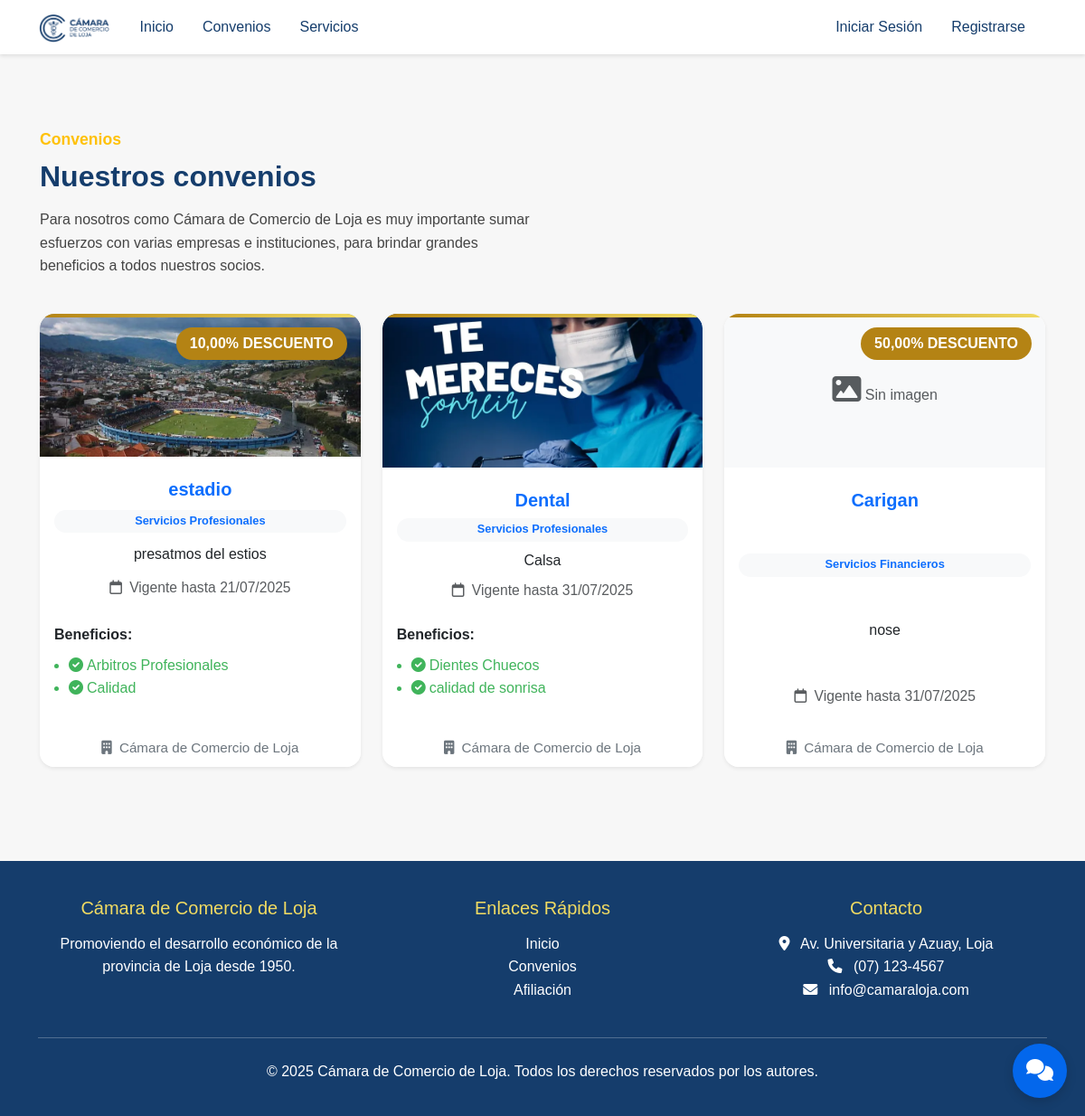
Screenshot of /convenios/ with the database file from the repository.
### camara/models.py (models this page shows, shortened)
class Convenio(models.Model):
    CATEGORIA_CHOICES = [
        ('financieros', 'Servicios Financieros'),
        ('turismo', 'Turismo y Hotelería'),
        ('profesionales', 'Servicios Profesionales'),
        ('graficos', 'Servicios Gráficos'),
    ]
    nombre = models.CharField(max_length=255)
    descripcion = models.TextField(null=True, blank=True)
    imagen = models.ImageField(upload_to='convenios/', null=True, blank=True)
    fecha_fin = models.DateField(null=True, blank=True)
    categoria = models.CharField(
        max_length=20,
        choices=CATEGORIA_CHOICES,
        default='financieros'
    )
    tiene_descuento = models.BooleanField(default=False)  # Nuevo campo
    porcentaje_descuento = models.DecimalField(max_digits=5, decimal_places=2, null=True, blank=True)  # Nuevo campo

class Beneficio(models.Model):
    convenio = models.ForeignKey(Convenio, on_delete=models.SET_NULL, null=True)
    descripcion = models.TextField(null=True, blank=True)

### camara/views.py (the view)
# urls.py: path('convenios/', views.convenios, name='convenios'),
def convenios(request):
    convenios = Convenio.objects.all()
    return render(request, 'vista_publica/convenios.html', {'convenios': convenios})

### camara/template/vista_publica/convenios.html (shortened to what this page needs)
{% extends "master.html" %}
{% load static %}
{% block content %}
<div class="container mt-5">
    <div class="row align-items-center mb-4">
        <div class="col-md-6">
            <span class="convenios-subtitulo">Convenios</span>
            <h2 class="convenios-titulo mt-2">Nuestros convenios</h2>
            <p class="convenios-descripcion mt-3">
                Para nosotros como Cámara de Comercio de Loja es muy importante sumar esfuerzos con varias empresas e
                instituciones, para brindar grandes beneficios a todos nuestros socios.
            </p>
        </div>
    </div>
    <div class="row justify-content-center">
        {% for convenio in convenios %}
        <div class="col-md-4 mb-4 d-flex align-items-stretch">
            <div class="card shadow-sm h-100 w-100 border-0 rounded-4 card-convenio position-relative">
                {% if convenio.imagen %}
                <img src="{{ convenio.imagen.url }}" alt="{{ convenio.nombre }}" class="card-img-top rounded-top-4"
                    style="max-height:170px;object-fit:cover;">
                {% else %}
                <div class="card-img-top bg-light d-flex align-items-center justify-content-center rounded-top-4"
                    style="height:170px;">
                    <span class="text-muted"><i class="fas fa-image fa-2x"></i> Sin imagen</span>
                </div>
                {% endif %}
                {% if convenio.tiene_descuento and convenio.porcentaje_descuento %}
                <span class="discount-badge">{{ convenio.porcentaje_descuento }}% DESCUENTO</span>
                {% endif %}
                <div class="card-body text-center d-flex flex-column justify-content-between">
                    <h5 class="card-title mt-2 fw-bold text-primary">{{ convenio.nombre }}</h5>
                    <span class="badge bg-light text-primary mb-2">
                        {{ convenio.get_categoria_display }}
                    </span>
                    <p class="card-text mb-2">{{ convenio.descripcion }}</p>
                    {% if convenio.fecha_fin %}
                    <div class="text-muted mb-2" style="font-size:0.98em;">
                        <i class="fa-regular fa-calendar me-1"></i>
                        Vigente hasta {{ convenio.fecha_fin|date:"d/m/Y" }}
                    </div>
                    {% endif %}
                    {% with beneficios=convenio.beneficio_set.all %}
                    {% if beneficios %}
                    <div class="mt-3 text-start">
                        <strong>Beneficios:</strong>
                        <ul class="ps-3" style="margin-top:8px;">
                            {% for beneficio in beneficios %}
                            <li style="color:#40b45b;">
                                <i class="fas fa-check-circle me-1"></i>{{ beneficio.descripcion }}
                            </li>
                            {% endfor %}
                        </ul>
                    </div>
                    {% endif %}
                    {% endwith %}
                </div>
                <div class="card-footer bg-white border-0 text-center">
                    <span class="text-secondary" style="font-size:0.95em;">
                        <i class="fas fa-building me-1"></i> Cámara de Comercio de Loja
                    </span>
                </div>
            </div>
        </div>
        {% empty %}
        <div class="col-12">
            <div class="alert alert-info text-center">No hay convenios registrados.</div>
        </div>
        {% endfor %}
    </div>
</div>
{% endblock %}

### camara/static/css/style.css (style rules this page uses)
:root { --color-logo: #153D6C; --color-azul-brillante: #0367EC; --color-dorado: #B48314; --color-amarillo-claro: #F1DB62; --color-blanco: #FFFFFF; --color-gris-claro: #F8F9FA; --color-gris: #6C757D; --color-oscuro: #212529; }
* { margin: 0; padding: 0; box-sizing: border-box; }
body { font-family: 'Segoe UI', Tahoma, Geneva, Verdana, sans-serif; line-height: 1.6; color: var(--color-oscuro); background-color: var(--color-gris-claro); }
body { font-family: Arial, sans-serif; background: #f7f7f7; margin: 0; padding: 0; }
h2 { color: #003366; }
.card { border: none; border-radius: 15px; box-shadow: 0 4px 6px rgba(0,0,0,0.1); transition: all 0.3s ease; overflow: hidden; }
.card-convenio { position: relative; overflow: hidden; }
.card-convenio::before { content: ''; position: absolute; top: 0; left: 0; right: 0; height: 4px; background: linear-gradient(90deg, var(--color-dorado), var(--color-amarillo-claro)); }
.discount-badge { position: absolute; top: 15px; right: 15px; background-color: var(--color-dorado); color: var(--color-blanco); padding: 5px 15px; border-radius: 20px; font-weight: bold; }
.convenios-subtitulo { color: #ffc107; font-weight: 600; font-size: 1.1rem; }
.convenios-titulo { color: #153D6C; font-weight: bold; }
.convenios-descripcion { color: #444; font-size: 1rem; }
.fade-in-up { animation: fadeInUp 0.6s ease; }
.badge { font-size: 0.8em; padding: 0.5em 1em; border-radius: 20px; }

### rows the page displays
Convenio: imagen (picture), porcentaje_descuento "10,00", nombre "estadio", categoria "Servicios Profesionales", descripcion "presatmos del estios", fecha_fin "21/07/2025"
Beneficio: descripcion "Arbitros Profesionales"
Beneficio: descripcion "Calidad"
Convenio: imagen (picture), nombre "Dental", categoria "Servicios Profesionales", descripcion "Calsa", fecha_fin "31/07/2025"
Beneficio: descripcion "Dientes Chuecos"
Beneficio: descripcion "calidad de sonrisa"
Convenio: imagen "Sin imagen", porcentaje_descuento "50,00", nombre "Carigan", categoria "Servicios Financieros", descripcion "nose", fecha_fin "31/07/2025"
